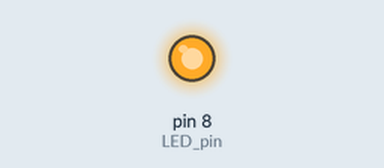
Simulated run of this sketch. Board: Arduino Uno, built with avr-gcc and run on an emulated ATmega328P. Shown: output pins drawn as LEDs (lit = HIGH).

Above: at 0.5 s.
At 12.0 s:
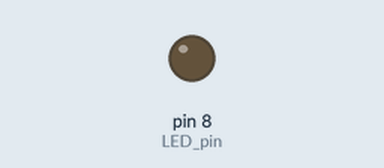
Timing chart, 0 to 19.5 s (numbered marks = the images above):
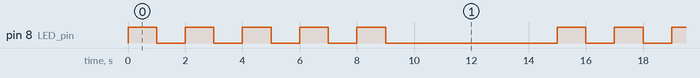

The sketch:

_3-2.ino
```cpp
/*
	District P
	아두이노 코딩#3-2
	for문을 이용한 LED 점멸 반복 회로 코드
	LED가 1초간격으로 5회 점멸 후 5초간 꺼져있다가 다시 켜지는 것을 반복
*/

int LED_pin = 8;

void setup() {
    pinMode(LED_pin, OUTPUT);
}

void loop() {
    for(int i=0; i<5; i++) {
        digitalWrite(LED_pin, HIGH);
        delay(1000);
        digitalWrite(LED_pin, LOW);
        delay(1000);
    }

    delay(5000);
}
```

Measured:
- by itself, pin 8 (LED_pin): repeats every 15.0 s: 4 × (LOW 1.0 s, HIGH 1.0 s), LOW 6.0 s, HIGH 1.0 s
- by itself, everything shown: repeats every 15.0 s, in 10 steps
